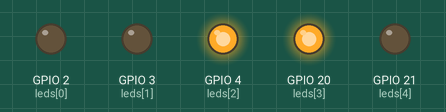
The program below on a simulated Raspberry Pi (BCM pin numbers). On the bench: output pins drawn as LEDs (lit = HIGH).

Above: at 1.5 s.
At 3.5 s:
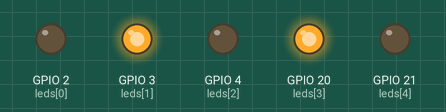
At 5.5 s:
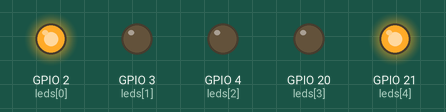
Timing chart, 0 to 9.1 s (numbered marks = the images above):
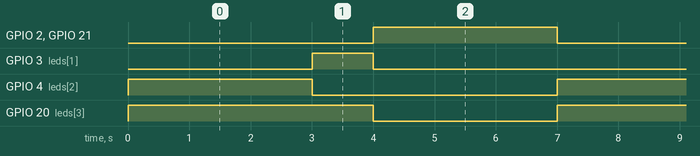

The program:

main_v2.py
```python
from gpiozero import LEDBoard   # 여러 개 LED를 하나의 객체로 관리
from time import sleep          # 시간 지연 함수

# -------------------------------
# LEDBoard 객체 생성
# (GPIO 2, 3, 4, 20, 21번 핀 사용)
# -------------------------------
leds = LEDBoard(2, 3, 4, 20, 21)

# -------------------------------
# 메인 동작 (무한 반복)
# -------------------------------
try:
    while True:

        # 1️. 자동차: 초록 / 보행자: 빨강
        # (car: Red, Yellow, Green / human: Red, Green)
        leds.value = (0, 0, 1, 1, 0)
        sleep(3.0)

        # 2. 자동차: 노랑 / 보행자: 빨강
        leds.value = (0, 1, 0, 1, 0)
        sleep(1.0)

        # 3️. 자동차: 빨강 / 보행자: 초록
        leds.value = (1, 0, 0, 0, 1)
        sleep(3.0)

# -------------------------------
# Ctrl + C 입력 시 종료 처리
# -------------------------------
except KeyboardInterrupt:
    pass  # 에러 없이 종료

# -------------------------------
# 프로그램 종료 시 모든 LED OFF
# -------------------------------
leds.off()
```

Measured:
- by itself, GPIO 2 (leds[0]), GPIO 4 (leds[2]), GPIO 21 (leds[4]): alternates HIGH for 3.0 s and LOW for 4.0 s
- by itself, GPIO 3 (leds[1]): alternates HIGH for 1.0 s and LOW for 6.0 s
- by itself, GPIO 20 (leds[3]): alternates HIGH for 4.0 s and LOW for 3.0 s
